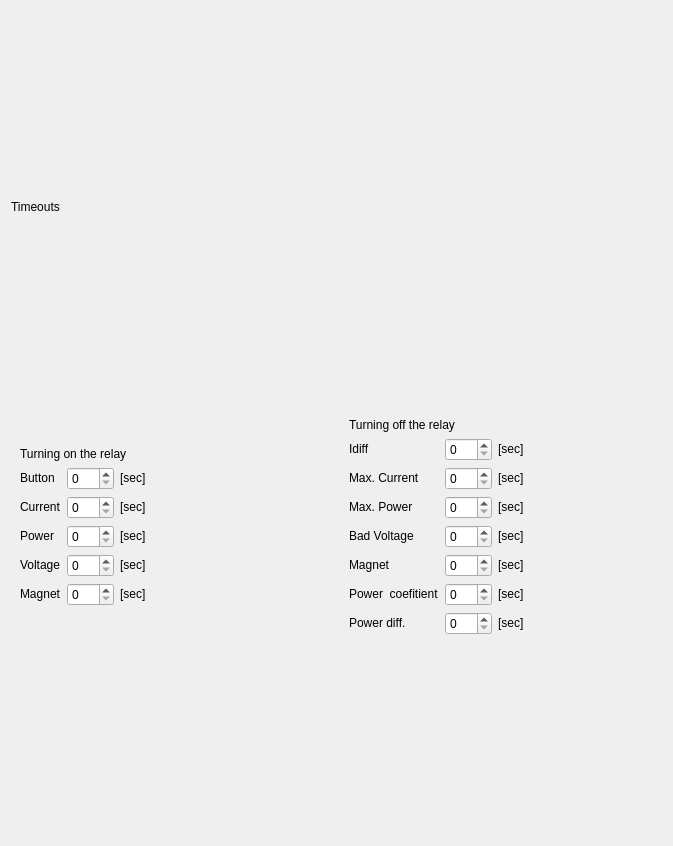
<?xml version="1.0" encoding="UTF-8"?>
<ui version="4.0">
 <class>RelaySettViewer</class>
 <widget class="QWidget" name="RelaySettViewer">
  <property name="geometry">
   <rect>
    <x>0</x>
    <y>0</y>
    <width>673</width>
    <height>846</height>
   </rect>
  </property>
  <property name="sizePolicy">
   <sizepolicy hsizetype="Preferred" vsizetype="Expanding">
    <horstretch>0</horstretch>
    <verstretch>0</verstretch>
   </sizepolicy>
  </property>
  <property name="windowTitle">
   <string>Form</string>
  </property>
  <layout class="QVBoxLayout" name="vl4wdgt">
   <item>
    <widget class="QLabel" name="label">
     <property name="sizePolicy">
      <sizepolicy hsizetype="Preferred" vsizetype="Fixed">
       <horstretch>0</horstretch>
       <verstretch>0</verstretch>
      </sizepolicy>
     </property>
     <property name="text">
      <string>Timeouts</string>
     </property>
     <property name="textInteractionFlags">
      <set>Qt::LinksAccessibleByMouse|Qt::TextSelectableByKeyboard|Qt::TextSelectableByMouse</set>
     </property>
    </widget>
   </item>
   <item>
    <layout class="QHBoxLayout" name="horizontalLayout">
     <item>
      <widget class="QWidget" name="widget" native="true">
       <property name="sizePolicy">
        <sizepolicy hsizetype="Preferred" vsizetype="Fixed">
         <horstretch>0</horstretch>
         <verstretch>0</verstretch>
        </sizepolicy>
       </property>
       <layout class="QGridLayout" name="gridLayout">
        <item row="1" column="2">
         <widget class="QLabel" name="label_14">
          <property name="text">
           <string>[sec]</string>
          </property>
          <property name="textInteractionFlags">
           <set>Qt::LinksAccessibleByMouse|Qt::TextSelectableByKeyboard|Qt::TextSelectableByMouse</set>
          </property>
         </widget>
        </item>
        <item row="2" column="0">
         <widget class="QLabel" name="label_4">
          <property name="text">
           <string>Current</string>
          </property>
          <property name="textInteractionFlags">
           <set>Qt::LinksAccessibleByMouse|Qt::TextSelectableByKeyboard|Qt::TextSelectableByMouse</set>
          </property>
         </widget>
        </item>
        <item row="2" column="1">
         <widget class="QSpinBox" name="sbTimeoutOnCurrent">
          <property name="maximum">
           <number>255</number>
          </property>
         </widget>
        </item>
        <item row="0" column="0" colspan="3">
         <widget class="QLabel" name="label_2">
          <property name="text">
           <string>Turning on the relay</string>
          </property>
          <property name="textInteractionFlags">
           <set>Qt::LinksAccessibleByMouse|Qt::TextSelectableByKeyboard|Qt::TextSelectableByMouse</set>
          </property>
         </widget>
        </item>
        <item row="1" column="0">
         <widget class="QLabel" name="label_3">
          <property name="text">
           <string>Button</string>
          </property>
          <property name="textInteractionFlags">
           <set>Qt::LinksAccessibleByMouse|Qt::TextSelectableByKeyboard|Qt::TextSelectableByMouse</set>
          </property>
         </widget>
        </item>
        <item row="3" column="0">
         <widget class="QLabel" name="label_5">
          <property name="text">
           <string>Power </string>
          </property>
          <property name="textInteractionFlags">
           <set>Qt::LinksAccessibleByMouse|Qt::TextSelectableByKeyboard|Qt::TextSelectableByMouse</set>
          </property>
         </widget>
        </item>
        <item row="3" column="3">
         <spacer name="horizontalSpacer">
          <property name="orientation">
           <enum>Qt::Horizontal</enum>
          </property>
          <property name="sizeHint" stdset="0">
           <size>
            <width>40</width>
            <height>20</height>
           </size>
          </property>
         </spacer>
        </item>
        <item row="3" column="2">
         <widget class="QLabel" name="label_16">
          <property name="text">
           <string>[sec]</string>
          </property>
          <property name="textInteractionFlags">
           <set>Qt::LinksAccessibleByMouse|Qt::TextSelectableByKeyboard|Qt::TextSelectableByMouse</set>
          </property>
         </widget>
        </item>
        <item row="1" column="1">
         <widget class="QSpinBox" name="sbTimeoutOnBttn">
          <property name="maximum">
           <number>255</number>
          </property>
         </widget>
        </item>
        <item row="4" column="1">
         <widget class="QSpinBox" name="sbTimeoutOnVltg">
          <property name="maximum">
           <number>255</number>
          </property>
         </widget>
        </item>
        <item row="5" column="0">
         <widget class="QLabel" name="label_7">
          <property name="text">
           <string>Magnet</string>
          </property>
          <property name="textInteractionFlags">
           <set>Qt::LinksAccessibleByMouse|Qt::TextSelectableByKeyboard|Qt::TextSelectableByMouse</set>
          </property>
         </widget>
        </item>
        <item row="5" column="2">
         <widget class="QLabel" name="label_18">
          <property name="text">
           <string>[sec]</string>
          </property>
          <property name="textInteractionFlags">
           <set>Qt::LinksAccessibleByMouse|Qt::TextSelectableByKeyboard|Qt::TextSelectableByMouse</set>
          </property>
         </widget>
        </item>
        <item row="2" column="2">
         <widget class="QLabel" name="label_15">
          <property name="text">
           <string>[sec]</string>
          </property>
          <property name="textInteractionFlags">
           <set>Qt::LinksAccessibleByMouse|Qt::TextSelectableByKeyboard|Qt::TextSelectableByMouse</set>
          </property>
         </widget>
        </item>
        <item row="3" column="1">
         <widget class="QSpinBox" name="sbTimeoutOnPwr">
          <property name="maximum">
           <number>255</number>
          </property>
         </widget>
        </item>
        <item row="4" column="0">
         <widget class="QLabel" name="label_6">
          <property name="text">
           <string>Voltage</string>
          </property>
          <property name="textInteractionFlags">
           <set>Qt::LinksAccessibleByMouse|Qt::TextSelectableByKeyboard|Qt::TextSelectableByMouse</set>
          </property>
         </widget>
        </item>
        <item row="4" column="2">
         <widget class="QLabel" name="label_17">
          <property name="text">
           <string>[sec]</string>
          </property>
          <property name="textInteractionFlags">
           <set>Qt::LinksAccessibleByMouse|Qt::TextSelectableByKeyboard|Qt::TextSelectableByMouse</set>
          </property>
         </widget>
        </item>
        <item row="5" column="1">
         <widget class="QSpinBox" name="sbTimeoutOnMagnet">
          <property name="maximum">
           <number>255</number>
          </property>
         </widget>
        </item>
       </layout>
      </widget>
     </item>
     <item>
      <widget class="QWidget" name="widget_2" native="true">
       <property name="sizePolicy">
        <sizepolicy hsizetype="Preferred" vsizetype="Fixed">
         <horstretch>0</horstretch>
         <verstretch>0</verstretch>
        </sizepolicy>
       </property>
       <layout class="QGridLayout" name="gridLayout_3">
        <item row="3" column="0">
         <widget class="QLabel" name="label_34">
          <property name="text">
           <string>Max. Power </string>
          </property>
          <property name="textInteractionFlags">
           <set>Qt::LinksAccessibleByMouse|Qt::TextSelectableByKeyboard|Qt::TextSelectableByMouse</set>
          </property>
         </widget>
        </item>
        <item row="4" column="0">
         <widget class="QLabel" name="label_39">
          <property name="text">
           <string>Bad Voltage</string>
          </property>
          <property name="textInteractionFlags">
           <set>Qt::LinksAccessibleByMouse|Qt::TextSelectableByKeyboard|Qt::TextSelectableByMouse</set>
          </property>
         </widget>
        </item>
        <item row="2" column="2">
         <widget class="QLabel" name="label_38">
          <property name="text">
           <string>[sec]</string>
          </property>
          <property name="textInteractionFlags">
           <set>Qt::LinksAccessibleByMouse|Qt::TextSelectableByKeyboard|Qt::TextSelectableByMouse</set>
          </property>
         </widget>
        </item>
        <item row="2" column="0">
         <widget class="QLabel" name="label_31">
          <property name="text">
           <string>Max. Current</string>
          </property>
          <property name="textInteractionFlags">
           <set>Qt::LinksAccessibleByMouse|Qt::TextSelectableByKeyboard|Qt::TextSelectableByMouse</set>
          </property>
         </widget>
        </item>
        <item row="3" column="3">
         <spacer name="horizontalSpacer_3">
          <property name="orientation">
           <enum>Qt::Horizontal</enum>
          </property>
          <property name="sizeHint" stdset="0">
           <size>
            <width>40</width>
            <height>20</height>
           </size>
          </property>
         </spacer>
        </item>
        <item row="6" column="2">
         <widget class="QLabel" name="label_42">
          <property name="text">
           <string>[sec]</string>
          </property>
          <property name="textInteractionFlags">
           <set>Qt::LinksAccessibleByMouse|Qt::TextSelectableByKeyboard|Qt::TextSelectableByMouse</set>
          </property>
         </widget>
        </item>
        <item row="4" column="1">
         <widget class="QSpinBox" name="sbTimeoutOffVltg">
          <property name="maximum">
           <number>255</number>
          </property>
         </widget>
        </item>
        <item row="5" column="0">
         <widget class="QLabel" name="label_36">
          <property name="text">
           <string>Magnet</string>
          </property>
          <property name="textInteractionFlags">
           <set>Qt::LinksAccessibleByMouse|Qt::TextSelectableByKeyboard|Qt::TextSelectableByMouse</set>
          </property>
         </widget>
        </item>
        <item row="1" column="1">
         <widget class="QSpinBox" name="sbTimeoutOffIdiff">
          <property name="maximum">
           <number>255</number>
          </property>
         </widget>
        </item>
        <item row="0" column="0" colspan="3">
         <widget class="QLabel" name="label_32">
          <property name="text">
           <string>Turning off the relay</string>
          </property>
          <property name="textInteractionFlags">
           <set>Qt::LinksAccessibleByMouse|Qt::TextSelectableByKeyboard|Qt::TextSelectableByMouse</set>
          </property>
         </widget>
        </item>
        <item row="3" column="1">
         <widget class="QSpinBox" name="sbTimeoutOffPwr">
          <property name="maximum">
           <number>255</number>
          </property>
         </widget>
        </item>
        <item row="5" column="2">
         <widget class="QLabel" name="label_37">
          <property name="text">
           <string>[sec]</string>
          </property>
          <property name="textInteractionFlags">
           <set>Qt::LinksAccessibleByMouse|Qt::TextSelectableByKeyboard|Qt::TextSelectableByMouse</set>
          </property>
         </widget>
        </item>
        <item row="5" column="1">
         <widget class="QSpinBox" name="sbTimeoutOffMagnet">
          <property name="maximum">
           <number>255</number>
          </property>
         </widget>
        </item>
        <item row="3" column="2">
         <widget class="QLabel" name="label_35">
          <property name="text">
           <string>[sec]</string>
          </property>
          <property name="textInteractionFlags">
           <set>Qt::LinksAccessibleByMouse|Qt::TextSelectableByKeyboard|Qt::TextSelectableByMouse</set>
          </property>
         </widget>
        </item>
        <item row="1" column="0">
         <widget class="QLabel" name="label_33">
          <property name="text">
           <string>Idiff</string>
          </property>
          <property name="textInteractionFlags">
           <set>Qt::LinksAccessibleByMouse|Qt::TextSelectableByKeyboard|Qt::TextSelectableByMouse</set>
          </property>
         </widget>
        </item>
        <item row="2" column="1">
         <widget class="QSpinBox" name="sbTimeoutOffCurrent">
          <property name="maximum">
           <number>255</number>
          </property>
         </widget>
        </item>
        <item row="1" column="2">
         <widget class="QLabel" name="label_30">
          <property name="text">
           <string>[sec]</string>
          </property>
          <property name="textInteractionFlags">
           <set>Qt::LinksAccessibleByMouse|Qt::TextSelectableByKeyboard|Qt::TextSelectableByMouse</set>
          </property>
         </widget>
        </item>
        <item row="4" column="2">
         <widget class="QLabel" name="label_40">
          <property name="text">
           <string>[sec]</string>
          </property>
          <property name="textInteractionFlags">
           <set>Qt::LinksAccessibleByMouse|Qt::TextSelectableByKeyboard|Qt::TextSelectableByMouse</set>
          </property>
         </widget>
        </item>
        <item row="6" column="0">
         <widget class="QLabel" name="label_41">
          <property name="text">
           <string>Power  coefitient</string>
          </property>
          <property name="textInteractionFlags">
           <set>Qt::LinksAccessibleByMouse|Qt::TextSelectableByKeyboard|Qt::TextSelectableByMouse</set>
          </property>
         </widget>
        </item>
        <item row="6" column="1">
         <widget class="QSpinBox" name="sbTimeoutOffPwrCoefitient">
          <property name="maximum">
           <number>255</number>
          </property>
         </widget>
        </item>
        <item row="7" column="0">
         <widget class="QLabel" name="label_43">
          <property name="text">
           <string>Power diff.</string>
          </property>
          <property name="textInteractionFlags">
           <set>Qt::LinksAccessibleByMouse|Qt::TextSelectableByKeyboard|Qt::TextSelectableByMouse</set>
          </property>
         </widget>
        </item>
        <item row="7" column="1">
         <widget class="QSpinBox" name="sbTimeoutOffPdiff">
          <property name="maximum">
           <number>255</number>
          </property>
         </widget>
        </item>
        <item row="7" column="2">
         <widget class="QLabel" name="label_44">
          <property name="text">
           <string>[sec]</string>
          </property>
          <property name="textInteractionFlags">
           <set>Qt::LinksAccessibleByMouse|Qt::TextSelectableByKeyboard|Qt::TextSelectableByMouse</set>
          </property>
         </widget>
        </item>
       </layout>
      </widget>
     </item>
    </layout>
   </item>
  </layout>
 </widget>
 <resources/>
 <connections/>
</ui>
